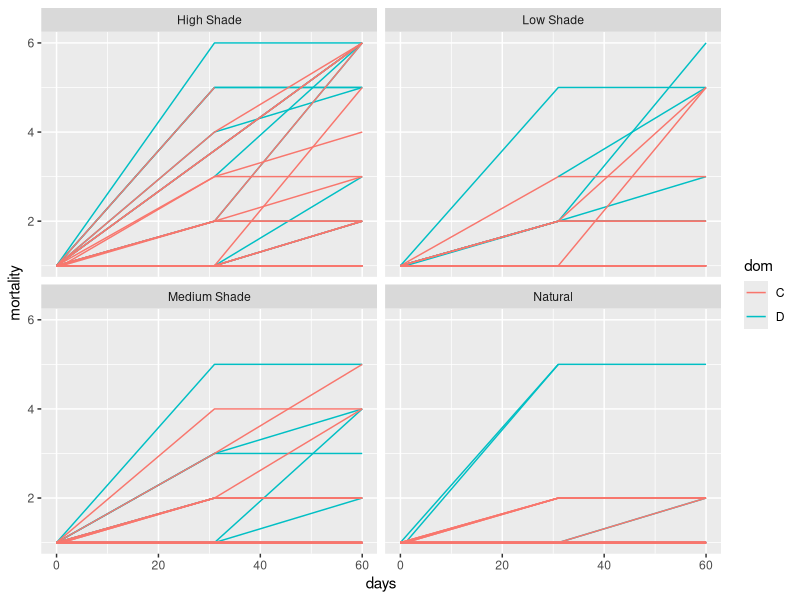

The R source for this figure: (Note: this script raises an error after producing the figure.)
## ---- chunk 1
knitr::opts_chunk$set(echo = TRUE)

library(lme4)
library(emmeans)
library(multcomp)
library(broom.mixed)
library(tidyverse)
## ---- chunk 2
df <- read_csv("all_data_cleaned.csv")

## ---- chunk 3
df.mort <- df %>% drop_na(mortality) #remove df with no mortality score
df.mort$time.point<-as.factor(df.mort$time.point)  
df.mort$genotype<-as.factor(df.mort$genotype)  
df.mort$tank<-as.factor(df.mort$tank)  
df.mort$dom<-as.factor(df.mort$dom)  
df.mort$color<-as.factor(df.mort$color)  




  ggplot(df.mort, aes(x = days, y = mortality, color = dom, group = frag.id)) +  # look at mort/time
   facet_wrap(~light.level) + 
    geom_line()

df.mort %>%
  pivot_wider(id_cols = c(frag.id, time.point, genotype, light.level, dom, color),
              names_from = time.point,
              values_from = mortality) %>%
  filter(T2 < T1)

# boxplot C v D:facet by shade treatment #####

df.mort$light.level <- factor(df.mort$light.level,                                          # Reordering group factor levels
                         levels = c("Natural", "Low Shade", "Medium Shade", "High Shade"))

df.mort %>%
  group_by(dom, light.level, time.point) %>%
  summarize(mean = mean(mortality, na.rm = T)) %>%
  ggplot(aes(x = ))

ggplot(df.mort, aes(x = time.point, y = mortality, color = dom)) +
  facet_wrap(~light.level) + 
   theme_classic()+
    geom_boxplot()

ggplot(df.mort, aes(x = interaction(dom,time.point), y = mortality, color = dom)) +
  facet_wrap(~light.level) + 
   theme_classic()+
    geom_jitter()+
    scale_y_continuous(breaks=1:6)+
  


# models
# check for normality (not normal)
hist(df.mort$mortality) # pos skew
  qqnorm(df.mort$mortality, pch = 1, frame = FALSE)
  qqline(df.mort$mortality, col = "steelblue", lwd = 2)

df.mort$mort_log<- log10(df.mort$mortality)
hist(df.mort$mort_log) # pos skew
   qqnorm(df.mort$mort_log, pch = 1, frame = FALSE)
   qqline(df.mort$mort_log, col = "steelblue", lwd = 2)
   
df.mort$mort_cube<- df.mort$mortality^(1/3)
hist(df.mort$mort_cube) # pos skew
   qqnorm(df.mort$mort_cube, pch = 1, frame = FALSE)
   qqline(df.mort$mort_cube, col = "steelblue", lwd = 2)

df.mort$mort_inv<- 1/df.mort$mortality
hist(df.mort$mort_inv) # now just neg skew
   qqnorm(df.mort$mort_inv, pch = 1, frame = FALSE)
   qqline(df.mort$mort_inv, col = "steelblue", lwd = 2)

# lmer <- probably should not use due to normality violations
mod <- lmer(log(mortality) ~ time.point * dom * light.level + (1|genotype) + (1|tank), data = df.mort)
Anova(mod)

hist(residuals(mod)) #normal
shapiro.test(residuals(mod))  #p-value < 2.2e-16
qqPlot(residuals(mod)) #kinda look like crap

# glmer
  mod <- glmer(mortality ~ dom * light.level *time.point + (1|genotype) + (1|tank), family=poisson(), data = df.mort)
    Anova(mod)

  # by time only
  mod <- glmer(mortality ~ time.point + (1|genotype) +(1|tank) , family=poisson(), data = df.mort)
    Anova(mod)
    
  # by time * dom
  mod <- glmer(mortality ~ time.point * dom + (1|genotype) +(1|tank) , family=poisson(), data = df.mort)
    Anova(mod)
    
   # by time * dom * light.level <- model failed to converge
  mod <- glmer(mortality ~ time.point * dom *light.level + (1|genotype) +(1|tank) , family=poisson(), data = df.mort)
    Anova(mod)
    
  # subset T1 only
    df.mort.T1<-subset(df.mort, time.point=="T1")
    
    # by time * dom * light.level <- model failed to converge
        mod <- glmer(mortality ~  dom *light.level + (1|genotype) +(1|tank) , family=poisson(), data = df.mort.T1)
             Anova(mod)

  # subset T2 only
    df.mort.T2<-subset(df.mort, time.point=="T2")
    hist(df.mort.T2$mortality)
    
    # by time * dom * light.level <- model failed to converge
        mod <- glmer(mortality ~  dom * light.level + (1|genotype) +(1|tank) , family=poisson(), data = df.mort.T2)
             Anova(mod)   
# 
# df.mort %>%
#   filter(time.point == "T2") %>%
#   ggplot(aes(x = mortality)) +
#   geom_histogram(aes(y = ..density..)) +
#   facet_wrap(~dom)
             
# try again with mortality as a factor 
             
             
             
             
# try again ordinal factor, mordered logistic regression model, https://stats.oarc.ucla.edu/r/dae/ordinal-logistic-regression/
require(foreign)
require(ggplot2)
require(MASS)
require(Hmisc)
require(reshape2)
             
df.mort$mortatlity.f<-as.factor(as.character(df.mort$mortality))
# ordering the levels
df.mort$mortatlity.f <- ordered(df.mort$mortatlity.f, levels = c("1", "2","3","4","5","6"))         
     is.ordered(df.mort$mortatlity.f) #check
     
# model for ordered factor: polr()    
mod <- polr(mortatlity.f ~ dom + light.level + time.point, data = df.mort, Hess=TRUE)
summary(mod)
(ctable <- coef(summary(mod)))
p <- pnorm(abs(ctable[, "t value"]), lower.tail = FALSE) * 2
(ctable <- cbind(ctable, "p value" = p))


mod <- lmer(mortatlity.f ~ time.point * dom *light.level + (1|genotype) +(1|tank) ,  data = df.mort)
    Anova(mod)

## ---- chunk 4
# Plot buoyant weight data for each frag
ggplot(df, aes(x = days, y = Dry.Weigh.g, color = dom, group = frag.id)) +
  facet_wrap(~light.level) + 
  geom_line()
# There are clearly some outlier values of weight to double check....checked them and only one was off.updated 2.1.22 SM

# Calculate growth rates
gr <- df %>%
  pivot_wider(id_cols = c(frag.id, time.point, genotype, light.level, tank, dom, color),
              names_from = time.point,
              values_from = Dry.Weigh.g) %>%
  # Calculate percent change per day during each time interval
  mutate(grT1 = (T1 - T0)/T0/30 * 100,
         grT2 = (T2 - T1)/T1/30 * 100) %>%
  dplyr::select(-T0, -T1, -T2, T1 = grT1, T2 = grT2) %>%
  pivot_longer(cols = c(T1, T2), names_to = "time.point", values_to = "growth.rate")

# Plot growth rates by predictors
ggplot(gr, aes(x = light.level, y = growth.rate)) +
  geom_boxplot() +
  facet_grid(time.point ~ dom)

# Fit model to find outliers based on growth rate residuals
grmod <- lmer(growth.rate ~ dom * light.level * time.point + (1|genotype) + (1|frag.id), data = gr)
grres <- augment(grmod)
ggplot(grres, aes(x = .resid)) + geom_histogram(bins = 50)

# Identify cutoffs using 1.5 * IQR
Q <- quantile(grres$.resid, probs=c(.25, .75), na.rm = TRUE)
iqr <- IQR(grres$.resid, na.rm = TRUE)
iqrbounds <- c(Q[1]-1.5*iqr, Q[2]+1.5*iqr)

# Identify cutoffs using 2 sd's
sdbounds <- c(mean(grres$.resid) - 2 * sd(grres$.resid),
              mean(grres$.resid) + 2 * sd(grres$.resid))

# Plot residuals with candidate cutoffs
ggplot(grres, aes(x = .resid)) + geom_histogram(bins = 50) +
  geom_vline(xintercept = iqrbounds, color = "red") +
  geom_vline(xintercept = sdbounds)

# Filter datasets based on these cutoffs
grres.f1 <- grres %>% filter(.resid > iqrbounds[1], .resid < iqrbounds[2])
nrow(grres) - nrow(grres.f1)
grres.f2 <- grres %>% filter(.resid > sdbounds[1], .resid < sdbounds[2])
nrow(grres) - nrow(grres.f2)

# Plot FILTERED growth rates by predictors
ggplot(grres.f1, aes(x = light.level, y = growth.rate)) +
  geom_boxplot() +
  facet_grid(time.point ~ dom) +
  ylim(-0.1, 0.5)

ggplot(grres.f2, aes(x = light.level, y = growth.rate)) +
  geom_violin() +
  facet_grid(time.point ~ dom) +
  ylim(-0.1, 0.5)

# Refit model with filtered dataset
mod <- lmer(growth.rate ~ dom * light.level * time.point + (1|genotype) + (1|frag.id), data = grres.f1)
Anova(mod)

hist(residuals(mod))
shapiro.test(residuals(mod))
qqPlot(residuals(mod))

emm <- emmeans(mod, ~ dom*light.level, adjust = "Tukey")

data.frame(emm) %>%
  ggplot(aes(x = light.level, y = emmean, color = dom)) +
  geom_point(position = position_dodge(width  = 0.5)) +
  geom_errorbar(aes(ymin = lower.CL, ymax = upper.CL),
                position = position_dodge(width  = 0.5))


# Plot growth rate filtering by mortality
gr %>%
  ggplot(aes(x = light.level, y = growth.rate)) +
  geom_boxplot() +
  facet_grid(time.point ~ dom) +
  ylim(-0.1, 0.5)

gr %>% 
  left_join(df) %>%
  filter(mortality <= 2) %>%
  ggplot(aes(x = light.level, y = growth.rate)) +
  geom_boxplot() +
  facet_grid(time.point ~ dom) +
  ylim(-0.1, 0.5)
